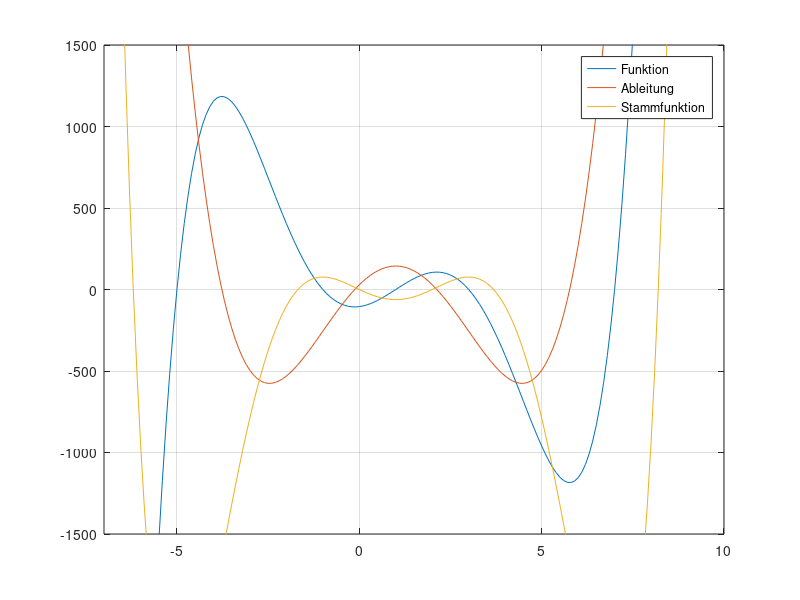

MATLAB code for this plot:
%Abgabe Praktikum 1 - David Luescher und Pascal Brunner
function Brunner_Pascal_Gruppe4_S1_Aufg1
    x = -10:0.1:10;
    f = x.^5-5*x.^4-30*x.^3+110*x.^2+29*x-105;
    f_diff = 5*x.^4-20*x.^3-90*x.^2+220*x+29;
    f_int = x.^6/6-x.^5-15*x.^4/2+110*x.^3/3+29*x.^2/2-105*x+0;
    
    plot(x, f, x, f_diff, x, f_int)
    xlim([-7, 10]);
    ylim([-1500, 1500]);
    grid;
    legend("Funktion", "Ableitung", "Stammfunktion");
end
   